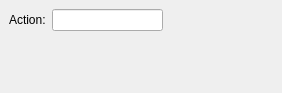
<ui version="4.0" >
 <class>ArgSetActionINDI</class>
 <widget class="QWidget" name="ArgSetActionINDI" >
  <property name="geometry" >
   <rect>
    <x>0</x>
    <y>0</y>
    <width>282</width>
    <height>93</height>
   </rect>
  </property>
  <layout class="QVBoxLayout" >
   <property name="spacing" >
    <number>6</number>
   </property>
   <property name="margin" >
    <number>9</number>
   </property>
   <item>
    <layout class="QHBoxLayout" >
     <property name="spacing" >
      <number>6</number>
     </property>
     <property name="margin" >
      <number>0</number>
     </property>
     <item>
      <widget class="QLabel" name="textLabel1_2" >
       <property name="text" >
        <string>Action:</string>
       </property>
      </widget>
     </item>
     <item>
      <widget class="KLineEdit" name="actionName" />
     </item>
     <item>
      <spacer>
       <property name="orientation" >
        <enum>Qt::Horizontal</enum>
       </property>
       <property name="sizeType" >
        <enum>QSizePolicy::Expanding</enum>
       </property>
       <property name="sizeHint" stdset="0" >
        <size>
         <width>106</width>
         <height>16</height>
        </size>
       </property>
      </spacer>
     </item>
    </layout>
   </item>
   <item>
    <spacer>
     <property name="orientation" >
      <enum>Qt::Vertical</enum>
     </property>
     <property name="sizeType" >
      <enum>QSizePolicy::Expanding</enum>
     </property>
     <property name="sizeHint" stdset="0" >
      <size>
       <width>264</width>
       <height>16</height>
      </size>
     </property>
    </spacer>
   </item>
  </layout>
 </widget>
 <layoutdefault spacing="6" margin="11" />
 <pixmapfunction>qPixmapFromMimeSource</pixmapfunction>
 <customwidgets>
  <customwidget>
   <class>KLineEdit</class>
   <extends>QLineEdit</extends>
   <header>klineedit.h</header>
  </customwidget>
 </customwidgets>
 <resources/>
 <connections/>
</ui>
